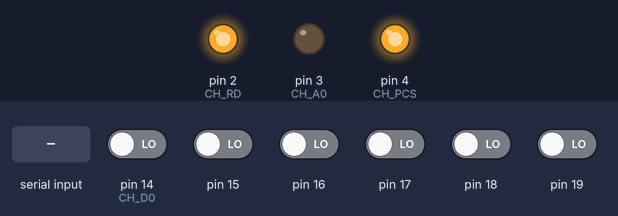
Simulated run of this sketch. Board: Arduino Uno, built with avr-gcc and run on an emulated ATmega328P. On the bench: output pins drawn as LEDs (lit = HIGH). Inputs (shaded band) come from the test bench; at power-on: pin 14 (CH_D0), pin 15–19 LOW. Pins used as bus, display or sensor lines are not drawn; what the sketch prints to the serial monitor is not drawn.

Above: at 1.2 s.
1.3 s: byte 2 (2) received over Serial
At 2.5 s:
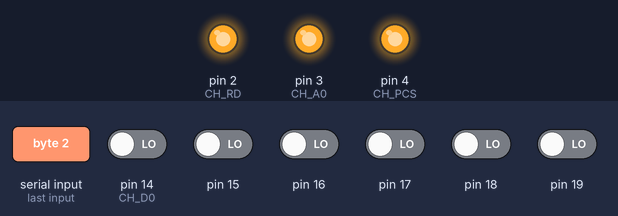
2.8 s: byte 5 (5) received over Serial
Timing chart, 0 to 5.8 s (numbered marks = the images above; inputs shaded):
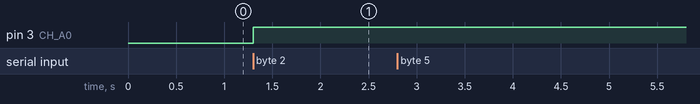

Measured:
- after the input at 1.3 s, pin 3 (CH_A0): LOW → HIGH at once
- after the input at 2.8 s, every drawn part: stays the same

The sketch:

noobtocol.parallel.ino
```cpp
/*
The "Noobtocol": A very simple protocol for communication with a CH376
connected to the Arduino using parallel interface.

The protocol is as follows:

- To write to the command port:
  Host sends 1, then the command byte.

- To read the status port:
  Host sends 2, then reads the status byte.

- To write to the data port:
  Host sends 3, then the data byte.

- To read from the data port:
  Host sends 4, then reads the data byte.

- To read a block of bytes from the data port:
  Host sends 6, then reads block size (0 means 256),
  then reads that many bytes.

- To write a block of bytes to the data port:
  Host sends 7, then the block size (0 means 256),
  then that many bytes.
*/

/*
By Konamiman, extending original code by Xavirompe
Updated by Mario Smit to use Teensy 2.0 and parallel interface
*/

const unsigned long SERIAL_BAUDS = 115200;

//CH376 pins to Arduino digital connections mapping

const int CH_INT = 0;
const int CH_WR = 1;
const int CH_RD = 2;
const int CH_A0 = 3;
const int CH_PCS = 4;

const int CH_D0 = 14;
//CH_Dx = CH_D0 + x

const int CH_A0_DATA = LOW;
const int CH_A0_COMMAND = HIGH;

const int CH375_CMD_CHECK_EXIST = 0x06;

void setup() {
  pinMode(CH_RD, OUTPUT);
  pinMode(CH_WR, OUTPUT);
  pinMode(CH_PCS, OUTPUT);
  pinMode(CH_A0, OUTPUT);

  digitalWrite(CH_PCS, HIGH);
  digitalWrite(CH_RD, HIGH);
  digitalWrite(CH_WR, HIGH);

  Serial.begin(SERIAL_BAUDS);

  //for (int i=0;i<256;i++)
  //{
  //  CH_WriteCommand (CH375_CMD_CHECK_EXIST);
  //  CH_WriteData (i);
  //  int data=CH_ReadData();
  //  Serial.println (data,DEC);
  //}

}

void loop() {
  //int status = CH_ReadStatus ();
  //Serial.println (status,HEX);
  //delay (100);
  //return;


  byte data;
  int length;
  int i;

  if (Serial.available() == 0) return;

  data = ReadByteFromSerial();
  switch (data)
  {
  case 1: //Write command
    data = ReadByteFromSerial();
    CH_WriteCommand(data);
    break;
  case 2: //Read status
    data = CH_ReadStatus();
    WriteByteToSerial(data);
    break;
  case 3: //Write data
    data = ReadByteFromSerial();
    CH_WriteData(data);
    break;
  case 4: //Read data
    data = CH_ReadData();
    WriteByteToSerial(data);
    break;
  case 5: //Read HW Int port
    data = CH_ReadInt();
    WriteByteToSerial(data);
    break;
  case 6: //Read multiple data
    length = ReadByteFromSerial();
    if (length == 0) length = 256;
    for (i = 0; i < length; i++)
    {
      data = CH_ReadData();
      WriteByteToSerial(data);
    }
    break;
  case 7: //Write multiple data
    length = ReadByteFromSerial();
    if (length == 0) length = 256;
    for (i = 0; i < length; i++)
    {
      data = ReadByteFromSerial();
      CH_WriteData(data);
    }
    break;
  default:
    while (Serial.available() >= 0) Serial.read();
  }

  //while (Serial.available() >= 0) Serial.read();
}

byte ReadByteFromSerial()
{
   while (Serial.available() == 0);
   return Serial.read();
}

void WriteByteToSerial(byte data)
{
  while (Serial.availableForWrite() == 0);
  Serial.write(data);
}

byte CH_ReadPort(int address)
{
  byte data = 0;

  digitalWrite(CH_A0, address);

  for (int i = 0; i < 8; i++)
  {
    pinMode(CH_D0 + i, INPUT);
    //digitalWrite(CH_D0 + i, LOW);
  }

  digitalWrite(CH_PCS, LOW);
  digitalWrite(CH_RD, LOW);

  for (int i = 0; i < 8; i++)
  {
    data >>= 1;
    data |= (digitalRead(CH_D0 + i) == HIGH) ? 128 : 0;
  }

  digitalWrite(CH_RD, HIGH);
  digitalWrite(CH_PCS, HIGH);

  return data;
}

byte CH_WritePort(int address, byte data)
{
  digitalWrite(CH_A0, address);

  for (int i = 0; i < 8; i++)
  {
    pinMode(CH_D0 + i, OUTPUT);
  }

  digitalWrite(CH_PCS, LOW);
  digitalWrite(CH_WR, LOW);

  for (int i = 0; i < 8; i++)
  {
    digitalWrite(CH_D0 + i, (((data >> i) & 1) == 0) ? LOW : HIGH);
  }

  digitalWrite(CH_WR, HIGH);
  digitalWrite(CH_PCS, HIGH);

  return data;
}

byte CH_ReadData()
{
  return CH_ReadPort(CH_A0_DATA);
}

byte CH_ReadStatus()
{
  return CH_ReadPort(CH_A0_COMMAND);
}

byte CH_ReadInt()
{
  byte value=0;
  //check int state
  int interrupt = digitalRead (CH_INT);
  value = ((interrupt==LOW) ? (value|=0x80) : value);
  return value;
}

byte CH_WriteData(byte data)
{
  return CH_WritePort(CH_A0_DATA, data);
}

byte CH_WriteCommand(byte command)
{
  return CH_WritePort(CH_A0_COMMAND, command);
}
```
